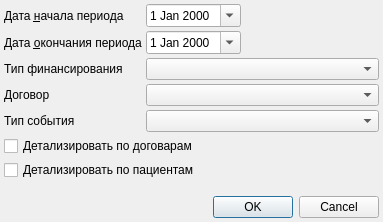
<?xml version="1.0" encoding="UTF-8"?>
<ui version="4.0">
 <class>ReportPayersWithFinanceSetupDialog</class>
 <widget class="QDialog" name="ReportPayersWithFinanceSetupDialog">
  <property name="geometry">
   <rect>
    <x>0</x>
    <y>0</y>
    <width>383</width>
    <height>222</height>
   </rect>
  </property>
  <property name="minimumSize">
   <size>
    <width>383</width>
    <height>0</height>
   </size>
  </property>
  <property name="windowTitle">
   <string>Dialog</string>
  </property>
  <layout class="QGridLayout" name="gridLayout">
   <property name="margin">
    <number>4</number>
   </property>
   <property name="spacing">
    <number>4</number>
   </property>
   <item row="2" column="1">
    <widget class="CRBComboBox" name="cmbFinance">
     <property name="sizePolicy">
      <sizepolicy hsizetype="Expanding" vsizetype="Fixed">
       <horstretch>0</horstretch>
       <verstretch>0</verstretch>
      </sizepolicy>
     </property>
    </widget>
   </item>
   <item row="0" column="1">
    <widget class="CDateEdit" name="edtBegDate">
     <property name="sizePolicy">
      <sizepolicy hsizetype="Maximum" vsizetype="Fixed">
       <horstretch>0</horstretch>
       <verstretch>0</verstretch>
      </sizepolicy>
     </property>
     <property name="calendarPopup">
      <bool>true</bool>
     </property>
    </widget>
   </item>
   <item row="9" column="0" colspan="2">
    <widget class="QDialogButtonBox" name="buttonBox">
     <property name="orientation">
      <enum>Qt::Horizontal</enum>
     </property>
     <property name="standardButtons">
      <set>QDialogButtonBox::Cancel|QDialogButtonBox::Ok</set>
     </property>
    </widget>
   </item>
   <item row="2" column="0">
    <widget class="QLabel" name="lblFinance">
     <property name="sizePolicy">
      <sizepolicy hsizetype="Maximum" vsizetype="Preferred">
       <horstretch>0</horstretch>
       <verstretch>0</verstretch>
      </sizepolicy>
     </property>
     <property name="text">
      <string>Тип финансирования</string>
     </property>
    </widget>
   </item>
   <item row="1" column="1">
    <widget class="CDateEdit" name="edtEndDate">
     <property name="sizePolicy">
      <sizepolicy hsizetype="Maximum" vsizetype="Fixed">
       <horstretch>0</horstretch>
       <verstretch>0</verstretch>
      </sizepolicy>
     </property>
     <property name="calendarPopup">
      <bool>true</bool>
     </property>
    </widget>
   </item>
   <item row="5" column="1">
    <widget class="CRBComboBox" name="cmbEventType"/>
   </item>
   <item row="6" column="0" colspan="2">
    <widget class="QCheckBox" name="chkDetailContracts">
     <property name="text">
      <string>Детализировать по договарам</string>
     </property>
    </widget>
   </item>
   <item row="1" column="0">
    <widget class="QLabel" name="lblEndDate">
     <property name="sizePolicy">
      <sizepolicy hsizetype="Maximum" vsizetype="Preferred">
       <horstretch>0</horstretch>
       <verstretch>0</verstretch>
      </sizepolicy>
     </property>
     <property name="text">
      <string>Дата &amp;окончания периода</string>
     </property>
     <property name="buddy">
      <cstring>edtEndDate</cstring>
     </property>
    </widget>
   </item>
   <item row="5" column="0">
    <widget class="QLabel" name="lblEventType">
     <property name="text">
      <string>Тип события</string>
     </property>
    </widget>
   </item>
   <item row="4" column="0">
    <widget class="QLabel" name="lblContract">
     <property name="text">
      <string>Договор</string>
     </property>
    </widget>
   </item>
   <item row="4" column="1">
    <widget class="CIndependentContractComboBox" name="cmbContract"/>
   </item>
   <item row="8" column="0" colspan="2">
    <spacer name="verticalSpacer">
     <property name="orientation">
      <enum>Qt::Vertical</enum>
     </property>
     <property name="sizeHint" stdset="0">
      <size>
       <width>368</width>
       <height>96</height>
      </size>
     </property>
    </spacer>
   </item>
   <item row="0" column="0">
    <widget class="QLabel" name="lblBegDate">
     <property name="sizePolicy">
      <sizepolicy hsizetype="Maximum" vsizetype="Preferred">
       <horstretch>0</horstretch>
       <verstretch>0</verstretch>
      </sizepolicy>
     </property>
     <property name="text">
      <string>Дата &amp;начала периода</string>
     </property>
     <property name="buddy">
      <cstring>edtBegDate</cstring>
     </property>
    </widget>
   </item>
   <item row="7" column="0" colspan="2">
    <widget class="QCheckBox" name="chkDetailClients">
     <property name="text">
      <string>Детализировать по пациентам</string>
     </property>
    </widget>
   </item>
  </layout>
 </widget>
 <customwidgets>
  <customwidget>
   <class>CRBComboBox</class>
   <extends>QComboBox</extends>
   <header>library/crbcombobox.h</header>
  </customwidget>
  <customwidget>
   <class>CDateEdit</class>
   <extends>QDateEdit</extends>
   <header>library/DateEdit</header>
  </customwidget>
  <customwidget>
   <class>CIndependentContractComboBox</class>
   <extends>QComboBox</extends>
   <header>Orgs/OrgComboBox.h</header>
  </customwidget>
 </customwidgets>
 <tabstops>
  <tabstop>edtBegDate</tabstop>
  <tabstop>edtEndDate</tabstop>
  <tabstop>cmbFinance</tabstop>
  <tabstop>cmbContract</tabstop>
  <tabstop>cmbEventType</tabstop>
  <tabstop>chkDetailContracts</tabstop>
  <tabstop>chkDetailClients</tabstop>
  <tabstop>buttonBox</tabstop>
 </tabstops>
 <resources/>
 <connections>
  <connection>
   <sender>buttonBox</sender>
   <signal>accepted()</signal>
   <receiver>ReportPayersWithFinanceSetupDialog</receiver>
   <slot>accept()</slot>
   <hints>
    <hint type="sourcelabel">
     <x>254</x>
     <y>289</y>
    </hint>
    <hint type="destinationlabel">
     <x>157</x>
     <y>274</y>
    </hint>
   </hints>
  </connection>
  <connection>
   <sender>buttonBox</sender>
   <signal>rejected()</signal>
   <receiver>ReportPayersWithFinanceSetupDialog</receiver>
   <slot>reject()</slot>
   <hints>
    <hint type="sourcelabel">
     <x>322</x>
     <y>289</y>
    </hint>
    <hint type="destinationlabel">
     <x>286</x>
     <y>274</y>
    </hint>
   </hints>
  </connection>
 </connections>
</ui>
